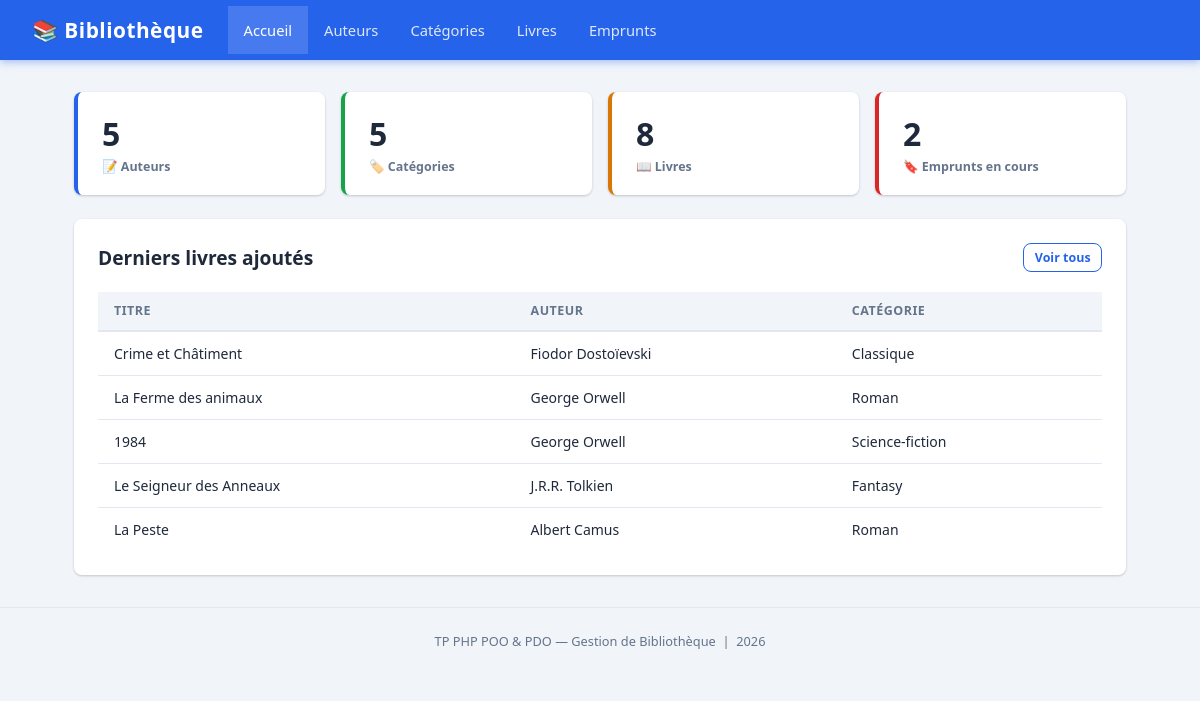
The page / on the database its author committed.
### tables this page shows
CREATE TABLE IF NOT EXISTS livres (
    id           INT AUTO_INCREMENT PRIMARY KEY,
    titre        VARCHAR(150) NOT NULL,
    isbn         VARCHAR(50),
    annee        INT,
    quantite     INT DEFAULT 1,
    auteur_id    INT,
    categorie_id INT,
    CONSTRAINT fk_livre_auteur    FOREIGN KEY (auteur_id)    REFERENCES auteurs(id)    ON DELETE SET NULL,
    CONSTRAINT fk_livre_categorie FOREIGN KEY (categorie_id) REFERENCES categories(id) ON DELETE SET NULL
);

CREATE TABLE IF NOT EXISTS categories (
    id      INT AUTO_INCREMENT PRIMARY KEY,
    libelle VARCHAR(100) NOT NULL
);

### index.php (the view, shortened to what this page needs)
<?php
$pdo = Database::getInstance();
$nbAuteurs    = $pdo->query("SELECT COUNT(*) FROM auteurs")->fetchColumn();
$nbCategories = $pdo->query("SELECT COUNT(*) FROM categories")->fetchColumn();
$nbLivres     = $pdo->query("SELECT COUNT(*) FROM livres")->fetchColumn();
$nbEmprunts   = $pdo->query("SELECT COUNT(*) FROM emprunts WHERE retourne = 0")->fetchColumn();
$recentLivres = $pdo->query("
    SELECT l.titre, CONCAT(a.prenom,' ',a.nom) AS auteur, c.libelle AS categorie
    FROM livres l
    LEFT JOIN auteurs a    ON l.auteur_id    = a.id
    LEFT JOIN categories c ON l.categorie_id = c.id
    ORDER BY l.id DESC LIMIT 5
")->fetchAll();
$activePage = 'accueil';
$baseUrl    = '';
require_once 'layout/header.php';
?>
<div class="stats">
    <div class="stat-card">
        <div class="value"><?= $nbAuteurs ?></div>
        <div class="label">📝 Auteurs</div>
    </div>
    <div class="stat-card green">
        <div class="value"><?= $nbCategories ?></div>
        <div class="label">🏷️ Catégories</div>
    </div>
    <div class="stat-card orange">
        <div class="value"><?= $nbLivres ?></div>
        <div class="label">📖 Livres</div>
    </div>
    <div class="stat-card red">
        <div class="value"><?= $nbEmprunts ?></div>
        <div class="label">🔖 Emprunts en cours</div>
    </div>
</div>
<div class="card">
    <div class="card-header">
        <h2>Derniers livres ajoutés</h2>
        <a href="pages/livres.php" class="btn btn-outline btn-sm">Voir tous</a>
    </div>
    <?php if (empty($recentLivres)): ?>
        <p style="color:var(--muted);text-align:center;padding:1.5rem 0;">Aucun livre enregistré pour l'instant.</p>
    <?php else: ?>
    <div class="table-wrap">
        <table>
            <thead>
                <tr><th>Titre</th><th>Auteur</th><th>Catégorie</th></tr>
            </thead>
            <tbody>
                <?php foreach ($recentLivres as $l): ?>
                <tr>
                    <td><?= htmlspecialchars($l['titre']) ?></td>
                    <td><?= htmlspecialchars($l['auteur']) ?></td>
                    <td><?= htmlspecialchars($l['categorie'] ?? '—') ?></td>
                </tr>
                <?php endforeach; ?>
            </tbody>
        </table>
    </div>
    <?php endif; ?>
</div>
<?php require_once 'layout/footer.php'; ?>

### layout/header.php (shortened to what this page needs)
<?php
$activePage = $activePage ?? '';
?>
<!DOCTYPE html>
<html lang="fr">
<head>
    <link rel="stylesheet" href="<?= $baseUrl ?? '../' ?>assets/css/style.css">
</head>
<body>
<nav>
    <span class="brand">📚 Bibliothèque</span>
    <a href="<?= $baseUrl ?? '../' ?>index.php"             class="<?= $activePage === 'accueil'    ? 'active' : '' ?>">Accueil</a>
    <a href="<?= $baseUrl ?? '../' ?>pages/auteurs.php"     class="<?= $activePage === 'auteurs'    ? 'active' : '' ?>">Auteurs</a>
    <a href="<?= $baseUrl ?? '../' ?>pages/categories.php"  class="<?= $activePage === 'categories' ? 'active' : '' ?>">Catégories</a>
    <a href="<?= $baseUrl ?? '../' ?>pages/livres.php"      class="<?= $activePage === 'livres'     ? 'active' : '' ?>">Livres</a>
    <a href="<?= $baseUrl ?? '../' ?>pages/emprunts.php"    class="<?= $activePage === 'emprunts'   ? 'active' : '' ?>">Emprunts</a>
</nav>
<div class="container">

### layout/footer.php
</div>
<footer style="text-align:center;padding:1.5rem;color:var(--muted);font-size:.8rem;margin-top:2rem;border-top:1px solid var(--border);">
    TP PHP POO &amp; PDO — Gestion de Bibliothèque &nbsp;|&nbsp; <?= date('Y') ?>
</footer>
</body>
</html>

### assets/css/style.css (style rules this page uses)
*, *::before, *::after { box-sizing: border-box; margin: 0; padding: 0; }
:root { --primary: #2563eb; --primary-d: #1d4ed8; --success: #16a34a; --danger: #dc2626; --warning: #d97706; --bg: #f1f5f9; --white: #ffffff; --text: #1e293b; --muted: #64748b; --border: #e2e8f0; --shadow: 0 1px 3px rgba(0,0,0,.12), 0 1px 2px rgba(0,0,0,.08); --radius: 8px; }
body { font-family: 'Segoe UI', system-ui, sans-serif; background: var(--bg); color: var(--text); min-height: 100vh; }
nav { background: var(--primary); padding: 0 2rem; display: flex; align-items: center; gap: 0; box-shadow: 0 2px 8px rgba(37,99,235,.4); position: sticky; top: 0; z-index: 100; }
nav .brand { color: #fff; font-size: 1.3rem; font-weight: 700; padding: 1rem 1.5rem 1rem 0; letter-spacing: .5px; white-space: nowrap; }
nav a { color: rgba(255,255,255,.85); text-decoration: none; padding: .9rem 1rem; font-size: .92rem; font-weight: 500; transition: background .15s, color .15s; border-radius: 0; }
nav a:hover, nav a.active { background: rgba(255,255,255,.15); color: #fff; }
.container { max-width: 1100px; margin: 2rem auto; padding: 0 1.5rem; }
.card { background: var(--white); border-radius: var(--radius); box-shadow: var(--shadow); padding: 1.5rem; margin-bottom: 1.5rem; }
.card-header { display: flex; align-items: center; justify-content: space-between; margin-bottom: 1.25rem; flex-wrap: wrap; gap: .75rem; }
.card-header h2 { font-size: 1.2rem; font-weight: 700; color: var(--text); }
.btn { display: inline-flex; align-items: center; gap: .4rem; padding: .5rem 1rem; border: none; border-radius: var(--radius); font-size: .875rem; font-weight: 600; cursor: pointer; text-decoration: none; transition: filter .15s, transform .1s; white-space: nowrap; }
.btn-outline { background: transparent; color: var(--primary); border: 1.5px solid var(--primary); }
.btn-sm { padding: .3rem .65rem; font-size: .78rem; }
.table-wrap { overflow-x: auto; }
table { width: 100%; border-collapse: collapse; font-size: .875rem; }
thead th { background: var(--bg); color: var(--muted); font-weight: 700; font-size: .78rem; text-transform: uppercase; letter-spacing: .5px; padding: .65rem 1rem; text-align: left; border-bottom: 2px solid var(--border); }
tbody tr { transition: background .12s; }
tbody td { padding: .75rem 1rem; border-bottom: 1px solid var(--border); vertical-align: middle; }
tbody tr:last-child td { border-bottom: none; }
.stats { display: grid; grid-template-columns: repeat(auto-fit, minmax(180px,1fr)); gap: 1rem; margin-bottom: 1.5rem; }
.stat-card { background: var(--white); border-radius: var(--radius); padding: 1.25rem 1.5rem; box-shadow: var(--shadow); border-left: 4px solid var(--primary); }
.stat-card.green { border-color: var(--success); }
.stat-card.orange { border-color: var(--warning); }
.stat-card.red { border-color: var(--danger); }
.stat-card .value { font-size: 2rem; font-weight: 800; color: var(--text); }
.stat-card .label { font-size: .78rem; color: var(--muted); font-weight: 600; margin-top: .2rem; }

### rows shown on the page
livres: titre "Crime et Châtiment", auteur "Fiodor Dostoïevski", categorie.libelle "Classique"
livres: titre "La Ferme des animaux", auteur "George Orwell", categorie.libelle "Roman"
livres: titre "1984", auteur "George Orwell", categorie.libelle "Science-fiction"
livres: titre "Le Seigneur des Anneaux", auteur "J.R.R. Tolkien", categorie.libelle "Fantasy"
livres: titre "La Peste", auteur "Albert Camus", categorie.libelle "Roman"

### other values the page prints
$nbAuteurs "5"
$nbCategories "5"
$nbLivres "8"
$nbEmprunts "2"
